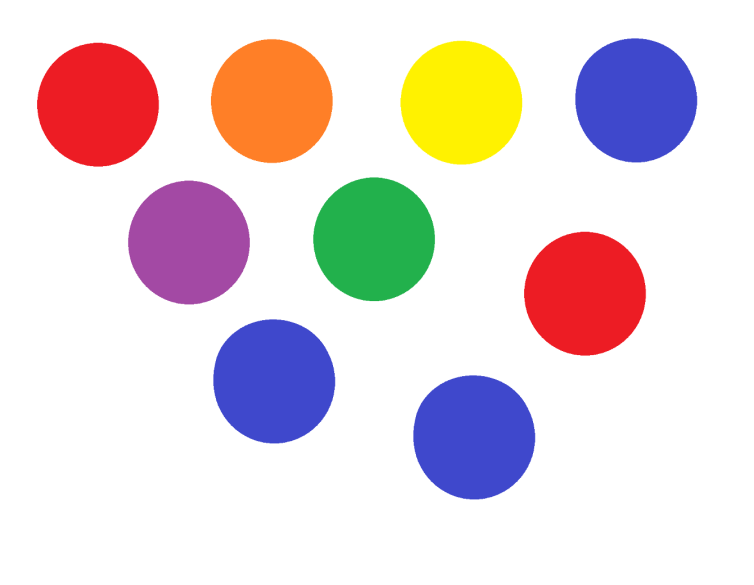
//> input picture OpenCV/BasicFunctions/circles.png, 754 x 585 px
$ ./opencv   (built with g++ and OpenCV 4)
//> lines starting //> are read from the running program, lines starting //| are printed output that depends on the picture; after the words box and inside, x2 and y2 are one past the last pixel; in counts of white or black regions, pixels touching at a corner belong together
#include <opencv2/imgcodecs.hpp>
#include <opencv2/highgui.hpp>
#include <opencv2/imgproc.hpp>
#include <iostream>

// OpenCV Examples shown in https://youtu.be/2FYm3GOonhk

// Step 1
// [82 lines left out: functions basic_functions, basic_resize, draw_shapes, wrap_perspective, not called in this run]

// Step 5
static void color_detection()
{
   cv::Mat img = cv::imread("circles.png");
//> img is the input picture: 585 rows x 754 cols, CV_8UC3; mean B, G, R 219.3, 217.2, 230
   cv::resize(img, img, cv::Size(), 0.25, 0.25);
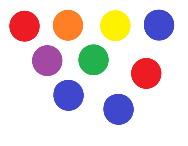
//> img: 146 rows x 188 cols, CV_8UC3; mean B, G, R 219.1, 217, 229.9
   cv::Mat imgHSV;
   cv::cvtColor(img, imgHSV, cv::COLOR_BGR2HSV);
//> imgHSV: 146 rows x 188 cols, CV_8UC3; mean H, S, V 27.3, 48.4, 245.3

   int hmin = 0; int smin = 110; int vmin = 153;
   int hmax = 19; int smax = 240; int vmax = 255;

   cv::namedWindow("Trackbars", 640);
   cv::createTrackbar("Hue Min", "Trackbars", &hmin, 179);
   cv::createTrackbar("Hue Max", "Trackbars", &hmax, 179);
   cv::createTrackbar("Sat Min", "Trackbars", &smin, 255);
   cv::createTrackbar("Sat Max", "Trackbars", &smax, 255);
   cv::createTrackbar("Val Min", "Trackbars", &vmin, 255);
   cv::createTrackbar("Val Max", "Trackbars", &vmax, 255);

   while (true)
   {
      cv::Mat mask;
      cv::Scalar lower(hmin, smin, vmin);
      cv::Scalar upper(hmax, smax, vmax);
      cv::inRange(imgHSV, lower, upper, mask);
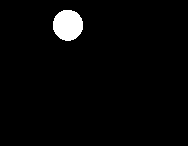
//> mask: 146 rows x 188 cols, CV_8UC1; 2.7% white; 1 white region, box (x1, y1, x2, y2) and area: (53, 10, 83, 41) 738

      cv::imshow("Image Origin", img);
      cv::imshow("Image HSV", imgHSV);
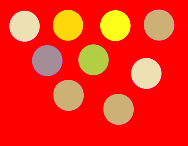
//> window 'Image HSV': 146 rows x 188 cols, CV_8UC3; mean B, G, R 27.3, 48.4, 245.3
      cv::imshow("mask", mask);
      cv::waitKey(1);
   }
}

// g++ -W -Wall --std=c++11 opencv.cpp -o opencv `pkg-config --libs --cflags opencv`
int main()
{
   // [5 lines of commented-out code are left out]
    color_detection();

   cv::waitKey(0);
   return 0;
}
